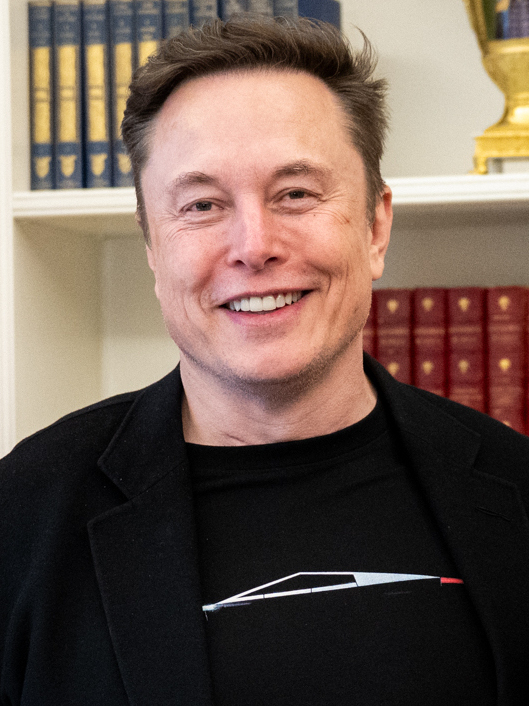
#> input picture backend/dataset/Elon Musk/Elon Musk.jpg, 529 x 706 px, found by its file name; its folder holds only this picture in this run
$ python augment_dataset.py
#> lines starting #> are read from the running program, lines starting #| are printed output that depends on the picture
### backend/services/augmentation_service.py
import cv2
import numpy as np


def rotate_image(image, angle):

    h, w = image.shape[:2]

    center = (w // 2, h // 2)

    matrix = cv2.getRotationMatrix2D(
        center,
        angle,
        1.0
    )

    rotated = cv2.warpAffine(
        image,
        matrix,
        (w, h)
    )

    return rotated


def brighten_image(image):

    return cv2.convertScaleAbs(
        image,
        alpha=1.2,
        beta=25
    )


def zoom_image(image, scale=1.1):

    h, w = image.shape[:2]

    new_h = int(h / scale)
    new_w = int(w / scale)

    start_x = (w - new_w) // 2
    start_y = (h - new_h) // 2

    cropped = image[
        start_y:start_y + new_h,
        start_x:start_x + new_w
    ]

    zoomed = cv2.resize(
        cropped,
        (w, h)
    )

    return zoomed

### backend/scripts/augment_dataset.py
import os
import cv2
import sys

sys.path.append(
    os.path.dirname(
        os.path.dirname(
            os.path.abspath(__file__)
        )
    )
)


from services.augmentation_service import (
    rotate_image,
    brighten_image,
    zoom_image
)


DATASET_PATH = "dataset"


for person_name in os.listdir(DATASET_PATH):

    person_folder = os.path.join(
        DATASET_PATH,
        person_name
    )

    if not os.path.isdir(person_folder):
        continue

    for file_name in os.listdir(person_folder):

        if "_aug" in file_name:
            continue

        image_path = os.path.join(
            person_folder,
            file_name
        )

        image = cv2.imread(image_path)
#> image is the input picture: shape (706, 529, 3); mean B, G, R 80.5, 90.7, 109.4

        if image is None:
            continue

        name, ext = os.path.splitext(file_name)

        aug1 = rotate_image(
            image,
            15
        )
#> in rotate_image, `rotated = cv2.warpAffine( image, matrix, (w, h) )`:
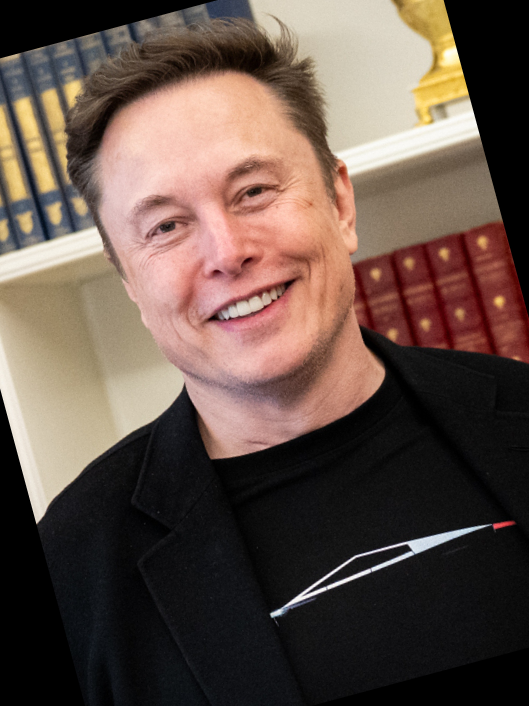
#> rotated: shape (706, 529, 3); mean B, G, R 72, 81.1, 99.3

        aug2 = rotate_image(
            image,
            -15
        )
#> call 2 of rotate_image, with angle = -15
#> in rotate_image (call 2), `rotated = cv2.warpAffine( image, matrix, (w, h) )`:
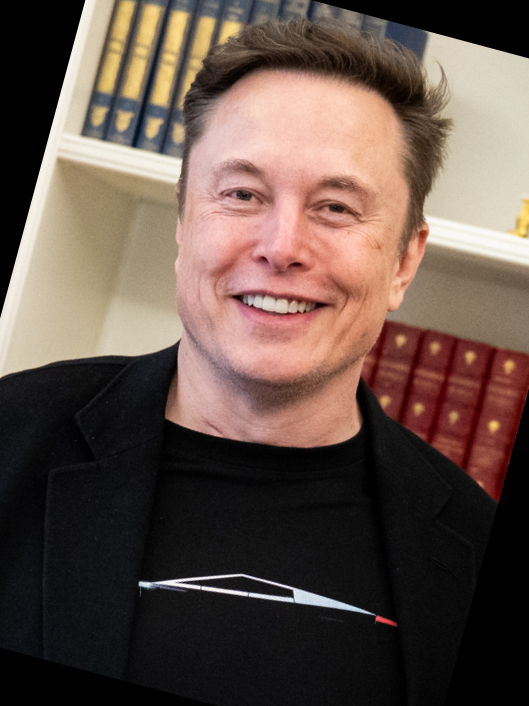
#> rotated: shape (706, 529, 3); mean B, G, R 72.9, 81.6, 99.6

        bright = brighten_image(image)
#> in brighten_image, `return cv2.convertScaleAbs( image, alpha=1.2, beta=25 )`:
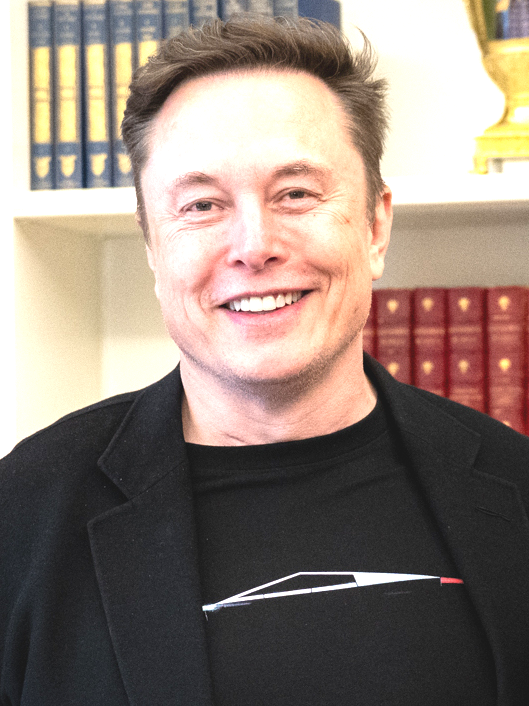
#> returned value: shape (706, 529, 3); mean of channels 0, 1, 2 119.9, 129.9, 144.8; drawn as B, G, R
        aug3 = zoom_image(bright)
#> in zoom_image, `cropped = image[ start_y:start_y + new_h, start_x:start_x + new_w ]`:
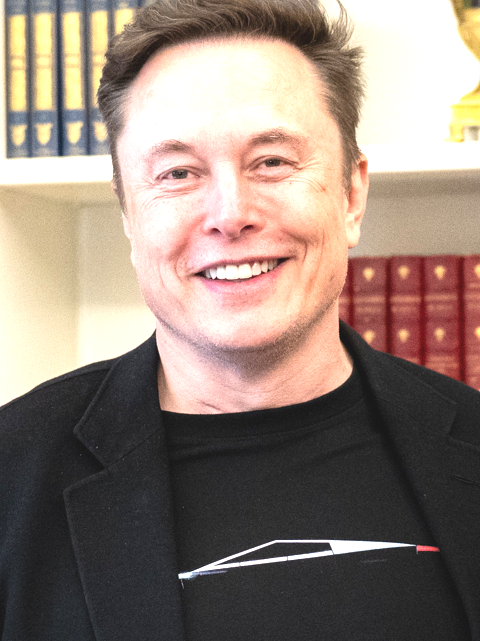
#> cropped: shape (641, 480, 3); mean B, G, R 120.3, 131.1, 147.6

        cv2.imwrite(
            os.path.join(
                person_folder,
                f"{name}_15degrees_clock{ext}"
            ),
            aug1
        )

        cv2.imwrite(
            os.path.join(
                person_folder,
                f"{name}_15degrees_counterclock{ext}"
            ),
            aug2
        )

        cv2.imwrite(
            os.path.join(
                person_folder,
                f"{name}_zoomed{ext}"
            ),
            aug3
        )

        print(
            f"Generated augmentations for {file_name}"
        )
#> pass 2 of the loop `for person_name in os.listdir(DATASET_PATH):`:
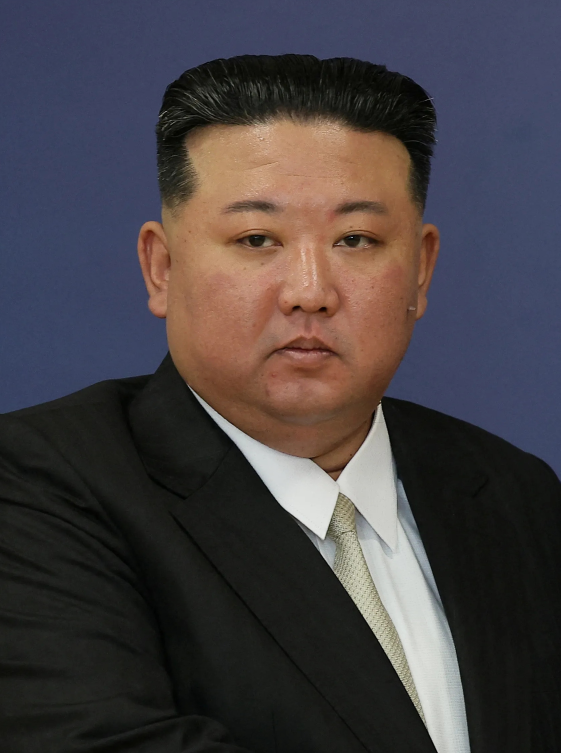
#> input picture backend/dataset/Kim jong un/Kim jong un.jpg, 1681 x 2259 px, found by its file name (shown at 1/3 size)
#> image is the input picture: shape (2259, 1681, 3); mean B, G, R 67.1, 64.1, 69.3
#> rotated: shape (2259, 1681, 3)
#> in rotate_image (call 4), `rotated = cv2.warpAffine( image, matrix, (w, h) )`:
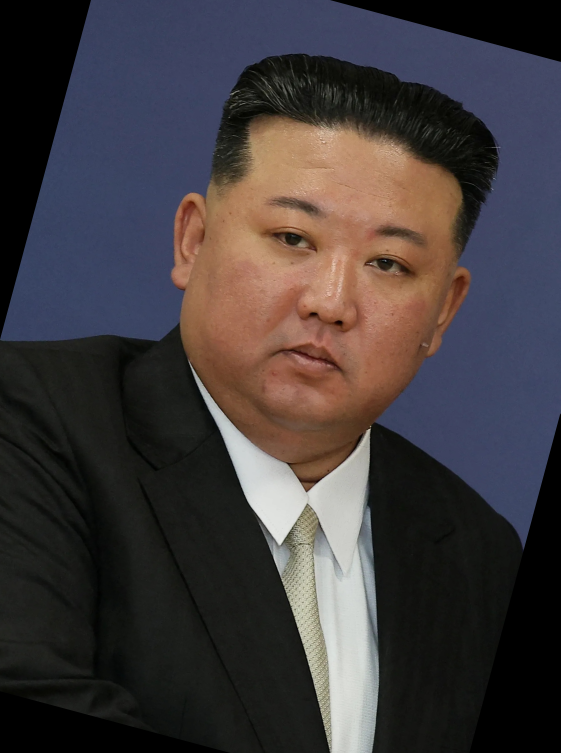
#> rotated: shape (2259, 1681, 3) (shown at 1/3 size); mean B, G, R 60.1, 58.4, 64.1
#> in zoom_image (call 2), `cropped = image[ start_y:start_y + new_h, start_x:start_x + new_w ]`:
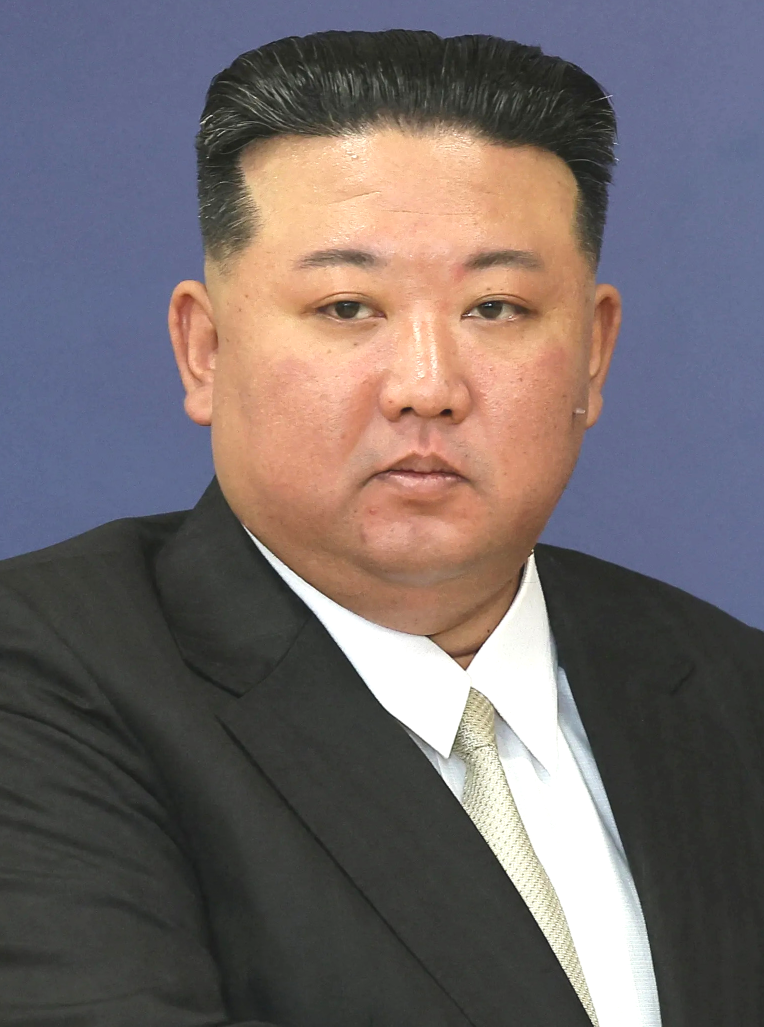
#> cropped: shape (2053, 1528, 3) (shown at 1/2 size); mean B, G, R 105.1, 104.2, 113
#> zoomed: shape (2259, 1681, 3)
